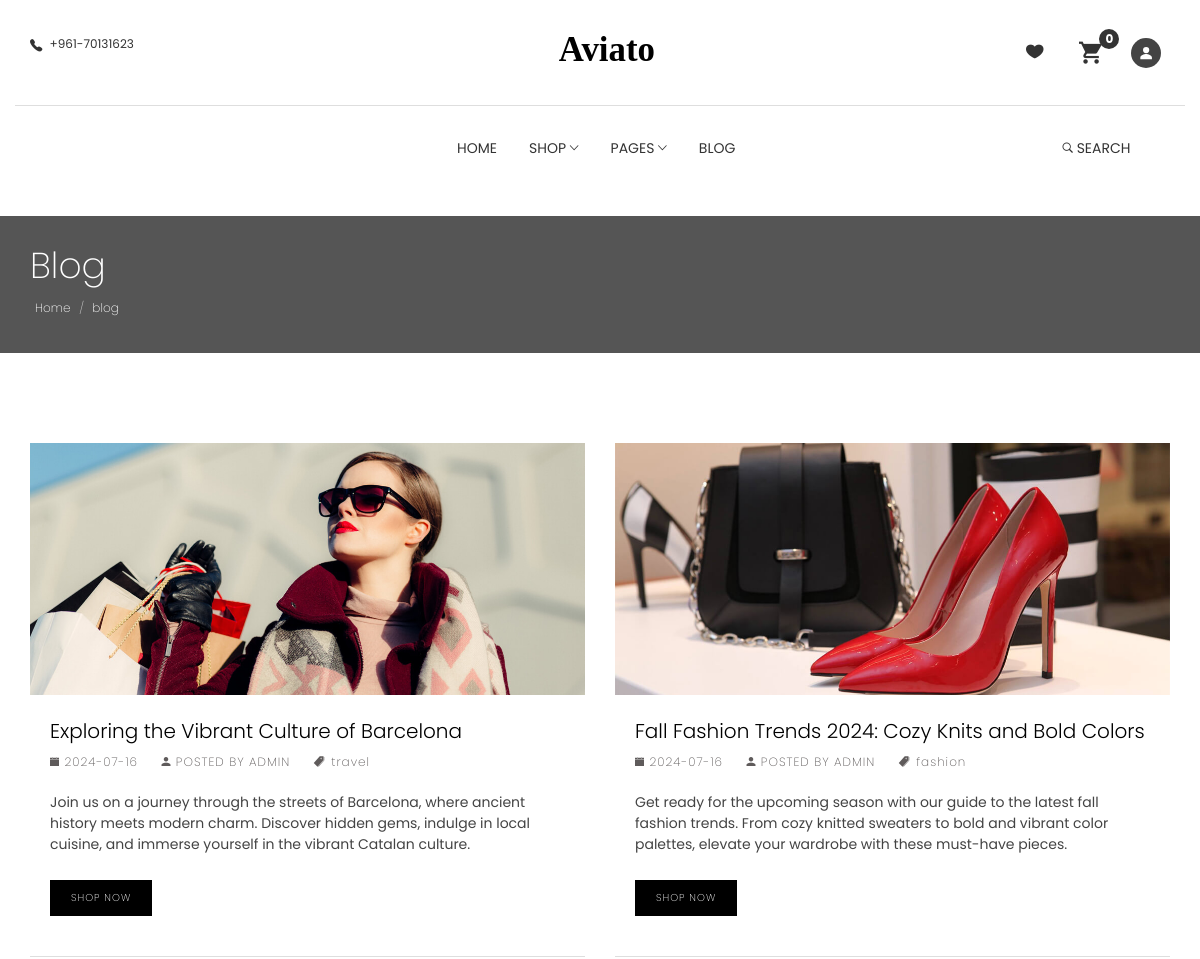
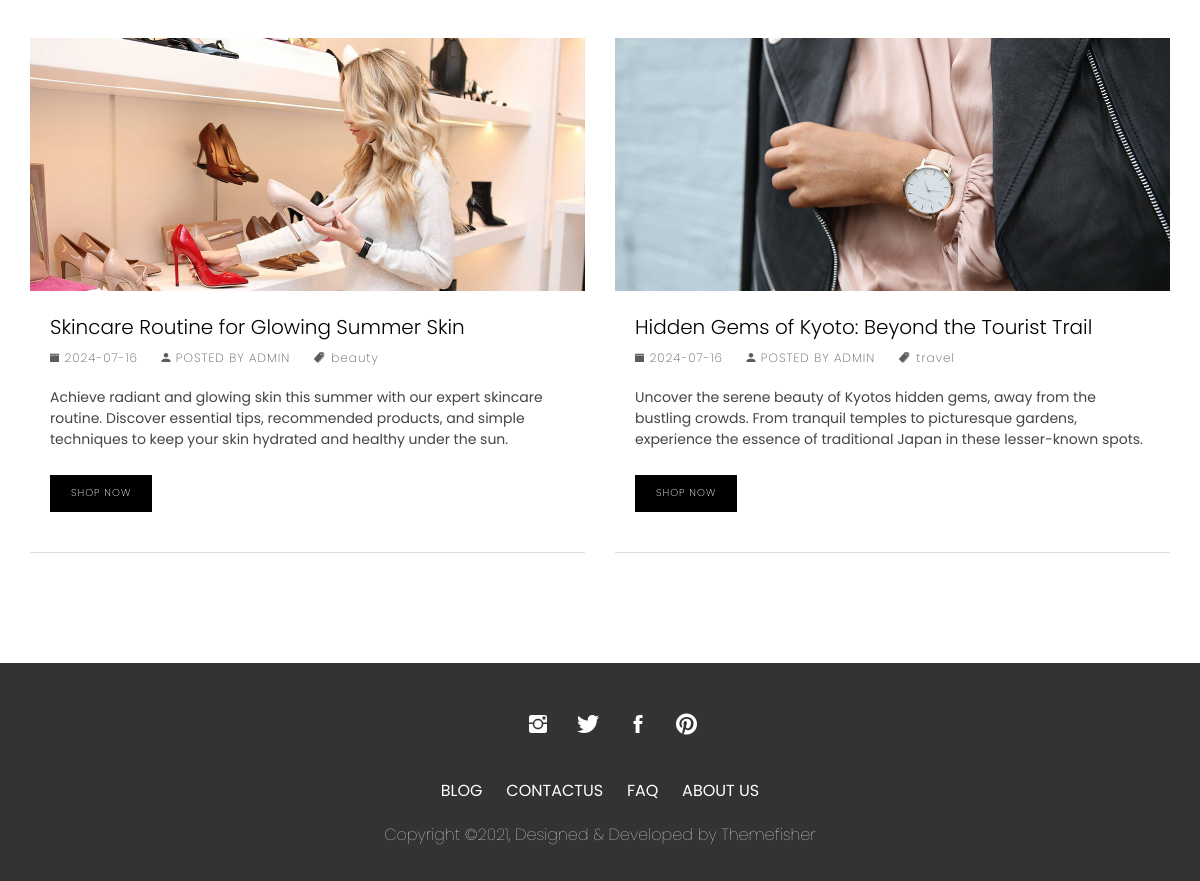
/aviato-bootstrap-main/theme/blog-grid.php, run on the app's committed database (2 pictures, top to bottom).
### tables this page shows
CREATE TABLE `moreinfo` (
  `name` varchar(255) NOT NULL,
  `number` varchar(255) NOT NULL,
  `facebook` varchar(255) NOT NULL,
  `instagram` varchar(255) NOT NULL,
  `twitter` varchar(255) NOT NULL,
  `pinterest` varchar(255) NOT NULL,
  `location` varchar(255) NOT NULL,
  `email` varchar(255) NOT NULL,
  `shipping` decimal(10,2) NOT NULL
);

CREATE TABLE `blog` (
  `blog_id` int(11) NOT NULL,
  `title` varchar(255) NOT NULL,
  `description` text NOT NULL,
  `type` varchar(255) NOT NULL,
  `date_posted` date NOT NULL DEFAULT current_timestamp(),
  `image` varchar(255) NOT NULL
);

### aviato-bootstrap-main/class/DAL.class.php (called while the page is built, shortened)
<?php
class DAL
{
    public $servername = "localhost";
    public $username = "root";
    public $password = "";
    public $dbname = "level3-ecomerce";
    private function connect()
    {
        $conn = new mysqli($this->servername, $this->username, $this->password, $this->dbname);
        return $conn;
    }
    public function getdata($sql)
    {
        $conn = $this->connect();
        $result = $conn->query($sql);
        $results = $result->fetch_all(MYSQLI_ASSOC);
        return $results;
    }
}

### aviato-bootstrap-main/class/moreinfo.class.php (called while the page is built, shortened)
<?php
require_once('DAL.class.php');
class Info extends DAL
{
    function getAllInfo()
    {
        $sql = "SELECT * FROM moreinfo";
        return $this->getdata($sql);
    }
}

### aviato-bootstrap-main/class/blog.class.php (called while the page is built)
<?php
require_once('DAL.class.php');
class Blog extends DAL
{
    function getAllBlog()
    {
        $sql = "SELECT * FROM blog";
        return $this->getdata($sql);
    }
}

### aviato-bootstrap-main/theme/blog-grid.php (the view, shortened to what this page needs)
<!DOCTYPE html>
<?php require_once("../class/blog.class.php"); ?>
<?php $blog = new Blog();
$allblog = $blog->getAllBlog(); ?>
<html lang="en">
<?php require_once('common/header.php'); ?>
<body id="body">
	<?php require_once('common/navbar.php'); ?>
	<section class="page-header">
		<div class="container">
			<div class="row">
				<div class="col-md-12">
					<div class="content">
						<h1 class="page-name">Blog</h1>
						<ol class="breadcrumb">
							<li><a href="index.php" style="color:white;">Home</a></li>
							<li class="active" style="color:white;">blog</li>
						</ol>
					</div>
				</div>
			</div>
		</div>
	</section>
	<div class="page-wrapper">
		<div class="container">
			<div class="row">
				<?php foreach ($allblog as $blog) : ?>
					<div class="col-md-6">
						<div class="post">
							<div class="post-thumb">
								<a href="blog-single.html">
									<img class="img-responsive" src="
									http://localhost/adminPanelSherke/adminPanelSherke/assets/img/<?= $blog['image'] ?>" alt="">
								</a>
							</div>
							<h2 class="post-title"><a href="blog-single.html"><?= $blog['title'] ?></a></h2>
							<div class="post-meta">
								<ul>
									<li>
										<i class="tf-ion-ios-calendar"></i> <?= $blog['date_posted'] ?>
									</li>
									<li>
										<i class="tf-ion-android-person"></i> POSTED BY ADMIN
									</li>
									<li>
										<a href="blog-grid.html"><i class="tf-ion-ios-pricetags"></i> <?= $blog['type'] ?></a>
									</li>
								</ul>
							</div>
							<div class="post-content">
								<p><?= $blog['description'] ?> </p>
								<a href="shop.php" class="btn btn-main">Shop Now</a>
							</div>
						</div>
					</div>
				<?php endforeach; ?>
			</div>
		</div>
	</div>
	<?php require_once('common/footer.php'); ?>
</body>
</html>

### aviato-bootstrap-main/theme/common/navbar.php (shortened to what this page needs)
<?php
require_once("../class/moreinfo.class.php"); ?>
<?php $info = new Info();
$allInfo = $info->getAllInfo(); ?>
<section class="top-header" style="background-color:#fff">
    <div class="container">
        <div class="row">
            <div class="col-md-4 col-xs-12 col-sm-4">
                <div class="contact-number">
                    <i class="tf-ion-ios-telephone"></i>
                    <span><?= $allInfo[0]['number'] ?></span>
                </div>
            </div>
            <div class="col-md-4 col-xs-12 col-sm-4">
                <div class="logo text-center" style="margin-left:14%;">
                    <a href="index.html">
                        <svg width="135px" height="29px" viewBox="0 0 155 29" version="1.1" xmlns="http://www.w3.org/2000/svg" xmlns:xlink="http://www.w3.org/1999/xlink">
                            <g id="Page-1" stroke="none" stroke-width="1" fill="none" fill-rule="evenodd" font-size="40" font-family="AustinBold, Austin" font-weight="bold">
                                <g id="Group" transform="translate(-108.000000, -297.000000)" fill="#000000">
                                    <text id="AVIATO" class="avt">
                                        <tspan x="108.94" y="325"><?= $allInfo[0]['name'] ?></tspan>
                                    </text>
                                </g>
                            </g>
                        </svg>
                    </a>
                </div>
            </div>
            <div class="col-md-4 col-xs-12 col-sm-4 small">
                <ul class="top-menu text-right list-inline" style="display:flex; flex-direction:row; margin-left:60%; align-items:center">
                    <a onclick="location.href='wishlist.php'" class="wishlist" style="margin-right: 20px; margin-top:2%;" data-toggle="tooltip" data-placement="top" title="View Wishlist">
                        <i class="tf-ion-ios-heart" style="font-size: 20px; color:#333;"></i>
                    </a>
                    <li class="dropdown cart-nav dropdown-slide">
                        <?php $cartCount = isset($_SESSION['cart']) ? count($_SESSION['cart']) : 0;
                        ?>
                        <a onclick="location.href='cart.php'" class="dropdown-toggle" data-toggle="dropdown" data-hover="dropdown" style="position: relative; display: inline-flex; align-items: center; font-size: 23px; margin-top: 10%;">
                            <i class="tf-ion-android-cart" style="font-size: larger;"></i>
                            <span id="cart-count"><?= $cartCount ?></span>
                        </a>
                    </li>
                    <?php if (isset($_SESSION['username']) && $_SESSION['login'] === true) : ?>
                        <div onclick="window.location.href='http://localhost/adminPanelSherke/adminPanelSherke/logout.php'" class="d-flex justify-content-center align-items-center vh-100">
                        <?php else : ?>
                            <div onclick="window.location.href='http://localhost/adminPanelSherke/adminPanelSherke/login.php'" class="d-flex justify-content-center align-items-center vh-100">
                            <?php endif; ?>
                            <div class="circular-btn">
                                <svg xmlns="http://www.w3.org/2000/svg" width="1.2em" height="1.2em" viewBox="0 0 512 512">
                                    <path d="M256 256a112 112 0 1 0-112-112a112 112 0 0 0 112 112m0 32c-69.42 0-208 42.88-208 128v64h416v-64c0-85.12-138.58-128-208-128" />
                                </svg>
                            </div>
                            </div>
                </ul>
            </div>
        </div>
    </div>
</section>
<section class="menu" style="background-color:#fff">
    <nav class="navbar navigation">
        <div class="container">
            <div id="navbar" class="navbar-collapse collapse text-center" style="margin-left:34%;">
                <ul class="nav navbar-nav">
                    <li class="dropdown underline ">
                        <a href="index.php">Home</a>
                    </li>
                    <li class="dropdown dropdown-slide">
                        <a href="#!" class="dropdown-toggle" data-toggle="dropdown" data-hover="dropdown" data-delay="350" role="button" aria-haspopup="true" aria-expanded="false">Shop <span class="tf-ion-ios-arrow-down"></span></a>
                    </li>
                    <li class="dropdown full-width dropdown-slide">
                        <a href="#!" class="dropdown-toggle" data-toggle="dropdown" data-hover="dropdown" data-delay="350" role="button" aria-haspopup="true" aria-expanded="false">Pages <span class="tf-ion-ios-arrow-down"></span></a>
                    </li>
                    <li class="dropdown dropdown-slide">
                        <a href="blog-grid.php" class="dropdown-toggle underline" style="text-decoration: none; ">Blog </a>
                    </li>
                    <li class="dropdown search dropdown-slide" style="margin-left:295px;">
                        <a href="#!" class="dropdown-toggle" data-toggle="dropdown" data-hover="dropdown">
                            <i class="tf-ion-ios-search-strong"></i> Search
                        </a>
                    </li>
                </ul>
            </div>
        </div>
    </nav>
</section>

### aviato-bootstrap-main/theme/common/navbar.php (style rules this page uses)
.circular-btn { display: inline-block; width: 30px; height: 30px; background-color: #444444; border-radius: 50%; margin-left: 50%; margin-top: 5%; display: flex; justify-content: center; align-items: center; position: relative; transition: transform 0.2s, filter 0.2s, background-color 0.2s; }
.circular-btn svg { fill: white; }
.underline { text-decoration: none !important; }
#cart-count { position: absolute; top: -10px; right: -8px; width: 20px; height: 20px; background-color: #333; color: white; border-radius: 50%; text-align: center; line-height: 24px; font-size: 12px; font-weight: bold; display: flex; align-items: center; justify-content: center; }

### data on the page
moreinfo: number "+961-70131623", name "Aviato"
blog: image (picture), title "Exploring the Vibrant Culture of Barcelona", date_posted "2024-07-16", type "travel", description "Join us on a journey through the streets of Barcelona, where ancient history meets modern charm. Discover hidden gems, indulge in local cuisine, and immerse yourself in the vibrant Catalan culture."
blog: image (picture), title "Fall Fashion Trends 2024: Cozy Knits and Bold Colors", date_posted "2024-07-16", type "fashion", description "Get ready for the upcoming season with our guide to the latest fall fashion trends. From cozy knitted sweaters to bold and vibrant color palettes, elevate your wardrobe with these must-have pieces."
blog: image (picture), title "Skincare Routine for Glowing Summer Skin", date_posted "2024-07-16", type "beauty", description "Achieve radiant and glowing skin this summer with our expert skincare routine. Discover essential tips, recommended products, and simple techniques to keep your skin hydrated and healthy under the sun."
blog: image (picture), title "Hidden Gems of Kyoto: Beyond the Tourist Trail", date_posted "2024-07-16", type "travel", description "Uncover the serene beauty of Kyotos hidden gems, away from the bustling crowds. From tranquil temples to picturesque gardens, experience the essence of traditional Japan in these lesser-known spots."

### other printed values
$cartCount "0"
